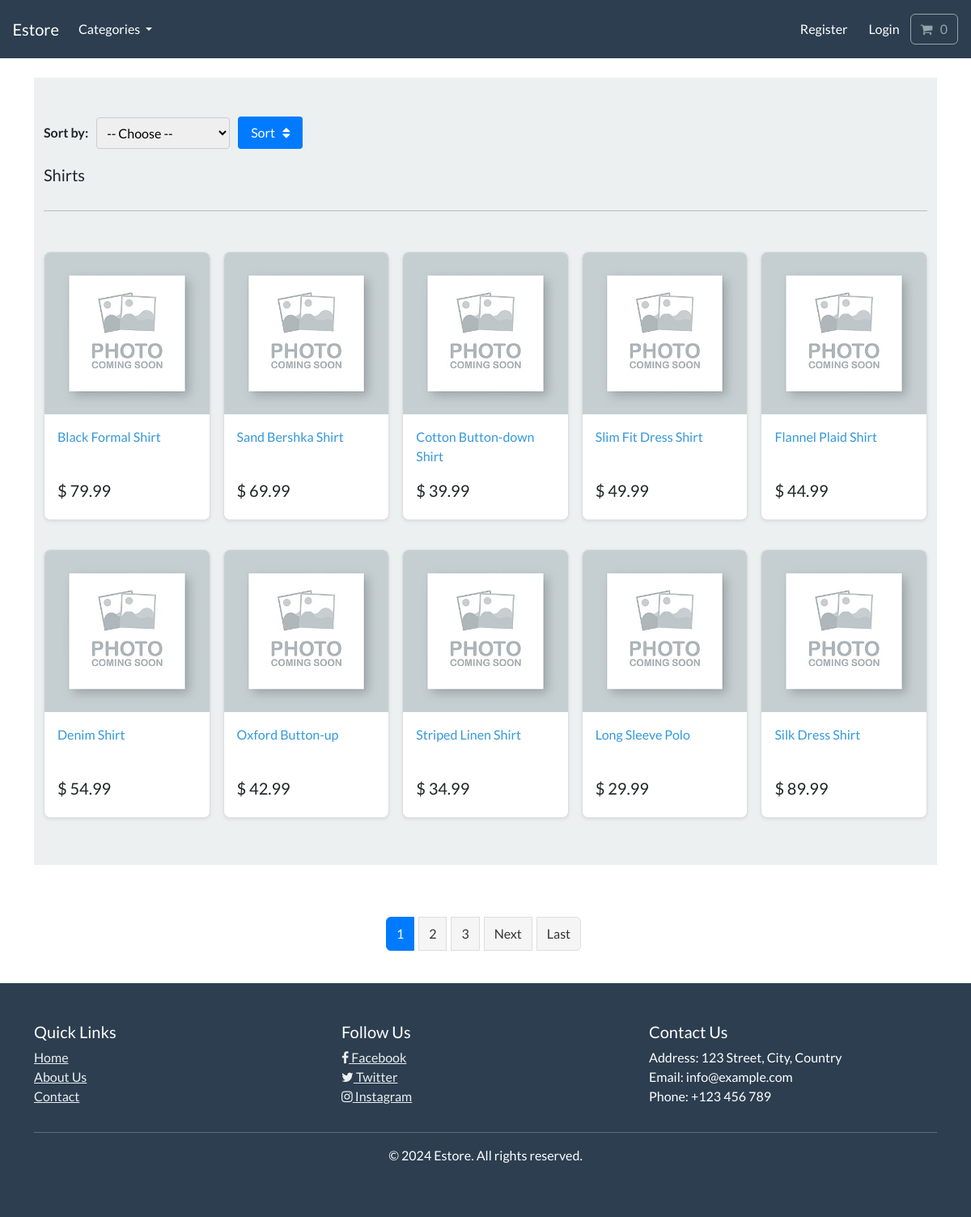
The page /search/shirts/ on the database its author committed.
### store/models.py (models this page shows, shortened)
class Category(models.Model):
    name = models.CharField(max_length=250, db_index=True)
    slug = models.SlugField(max_length=250, unique=True)
    class Meta:
        verbose_name_plural = "categories"
    def get_absolute_url(self):
        return reverse("list-category", args=[self.slug])

class Product(models.Model):
    category = models.ForeignKey(
        Category, related_name="product", on_delete=models.CASCADE, null=True
    )
    title = models.CharField(max_length=250)
    brand = models.CharField(max_length=250, default="unbranded")
    description = models.TextField(blank=True)
    slug = AutoSlugField(populate_from="title", unique=True)
    price = models.DecimalField(max_digits=6, decimal_places=2)
    default_image = models.ImageField(default="images/default.jpg", upload_to="images")
    class Meta:
        verbose_name_plural = "products"
    def get_absolute_url(self):
        return reverse("product-info", args=[self.slug])

### store/views.py (the view)
# urls.py: path("search/<slug:category_slug>/", views.list_category, name="list-category"),
def list_category(request, category_slug=None):
    category = get_object_or_404(Category, slug=category_slug)
    products = Product.objects.filter(category=category)
    sort_by = request.GET.get("sort_by")
    if sort_by == "price_asc":
        products = products.order_by("price")
    elif sort_by == "price_desc":
        products = products.order_by("-price")
    elif sort_by == "name_asc":
        products = products.order_by("title")
    elif sort_by == "name_desc":
        products = products.order_by("-title")
    paginator = Paginator(products, 10)  # Show 10 products per page
    page_number = request.GET.get("page")
    try:
        products = paginator.page(page_number)
    except PageNotAnInteger:
        products = paginator.page(1)
    except EmptyPage:
        products = paginator.page(paginator.num_pages)
    context = {
        "category": category,
        "products": products,
        "sort_by": sort_by,
    }
    return render(request, "store/list-category.html", context)

### cart/cart.py (called while the page is built)
    def __len__(self):
        return sum(item["qty"] for item in self.cart.values())

### cart/context_processors.py (called while the page is built)
def cart(request):
    return {"cart": Cart(request)}

### store/views.py (called while the page is built)
def categories(request):
    all_categories = Category.objects.all()
    return {"all_categories": all_categories}

### store/templates/store/list-category.html (shortened to what this page needs)
{% extends "./base.html" %}
{% load static %}
{% block content %}
<main>
  <div class="album py-5 bg-light">
    <div class="container">
      <form method="get" action="{% url 'list-category' category.slug %}" class="sort-form">
        <label for="sort_by">Sort by:</label>
        <select name="sort_by" id="sort_by">
            <option value="">-- Choose --</option>
        </select>
        <button type="submit">Sort &nbsp; <i class="fa fa-sort" aria-hidden="true"></i></button>
      </form>
      <div class="pb-3 h5"> {{category.name | capfirst}} </div>
      <hr>
      <br>
      <div class="row row-cols-1 row-cols-sm-2 row-cols-md-5 g-3">
        {% for product in products %}
          <div class="col">
            <div class="card shadow-sm">
              <img class="img-fluid" alt="Responsive image" src="{{product.default_image.url}}">
              <div class="card-body">
                <p class="card-text">
                  <a class="text-info text-decoration-none" href="{{product.get_absolute_url}}"> {{product.title}} </a>
                </p>
                <div class="d-flex justify-content-between align-items-center">
                  <h5 class="card-price"> $ {{product.price}} </h5>
                </div>
              </div>
            </div>
          </div>
        {% endfor %}
      </div>
    </div>
  </div>
  <br>
  <div class="pagination justify-content-center">
    <ul class="pagination">
      {% for num in products.paginator.page_range %}
        {% if products.number == num %}
          <li class="page-item active" aria-current="page"><span class="page-link">{{ num }} <span class="sr-only">(current)</span></span></li>
        {% else %}
          <li class="page-item"><a class="page-link" href="?page={{ num }}">{{ num }}</a></li>
        {% endif %}
      {% endfor %}
      {% if products.has_next %}
        <li class="page-item"><a class="page-link" href="?page={{ products.next_page_number }}">Next</a></li>
        <li class="page-item"><a class="page-link" href="?page={{ products.paginator.num_pages }}">Last</a></li>
      {% endif %}
    </ul>
  </div>
<br>
</main>
{% endblock %}

### static/css/styles.css (style rules this page uses)
.card { border-radius: 10px; margin-bottom: 70px; }
.card-body { border-radius: 10px; }
.sort-form { display: flex; align-items: center; margin-bottom: 20px; }
.sort-form label { margin-right: 10px; font-weight: bold; }
.sort-form select { padding: 8px; font-size: 16px; border: 1px solid #ccc; border-radius: 4px; margin-right: 10px; }
.sort-form button { padding: 8px 16px; font-size: 16px; background-color: #007bff; color: white; border: none; border-radius: 4px; cursor: pointer; }
.pagination { display: flex; justify-content: center; margin-top: 20px; }
.pagination .page-item { display: inline-block; margin-right: 5px; }
.pagination .page-link { padding: 8px 12px; border: 1px solid #ddd; background-color: #f5f5f5; color: #333; text-decoration: none; }
.pagination .page-item.active .page-link { background-color: #007bff; border-color: #007bff; color: white; }
.card { width: 100%; min-width: auto; height: auto; background-color: #fff; border: 1px solid #ddd; border-radius: 8px; overflow: hidden; margin: 10px; margin-inline-start: auto; margin-inline-end: auto; }
.card img { object-fit: cover; height: 200px; width: 100%; }
.card-text { height: 50px; overflow: hidden; text-overflow: ellipsis; }
.card-price { height: auto; overflow: hidden; text-overflow: ellipsis; }

### rows shown on the page
Category: name "Shirts"
Product: default_image (placeholder picture), title "Black Formal Shirt", price "79.99"
Product: default_image (placeholder picture), title "Sand Bershka Shirt", price "69.99"
Product: default_image (placeholder picture), title "Cotton Button-down Shirt", price "39.99"
Product: default_image (placeholder picture), title "Slim Fit Dress Shirt", price "49.99"
Product: default_image (placeholder picture), title "Flannel Plaid Shirt", price "44.99"
Product: default_image (placeholder picture), title "Denim Shirt", price "54.99"
Product: default_image (placeholder picture), title "Oxford Button-up", price "42.99"
Product: default_image (placeholder picture), title "Striped Linen Shirt", price "34.99"
Product: default_image (placeholder picture), title "Long Sleeve Polo", price "29.99"
Product: default_image (placeholder picture), title "Silk Dress Shirt", price "89.99"

### other values the page prints
{{ num }} "1"
{{ num }} "2" "3"
